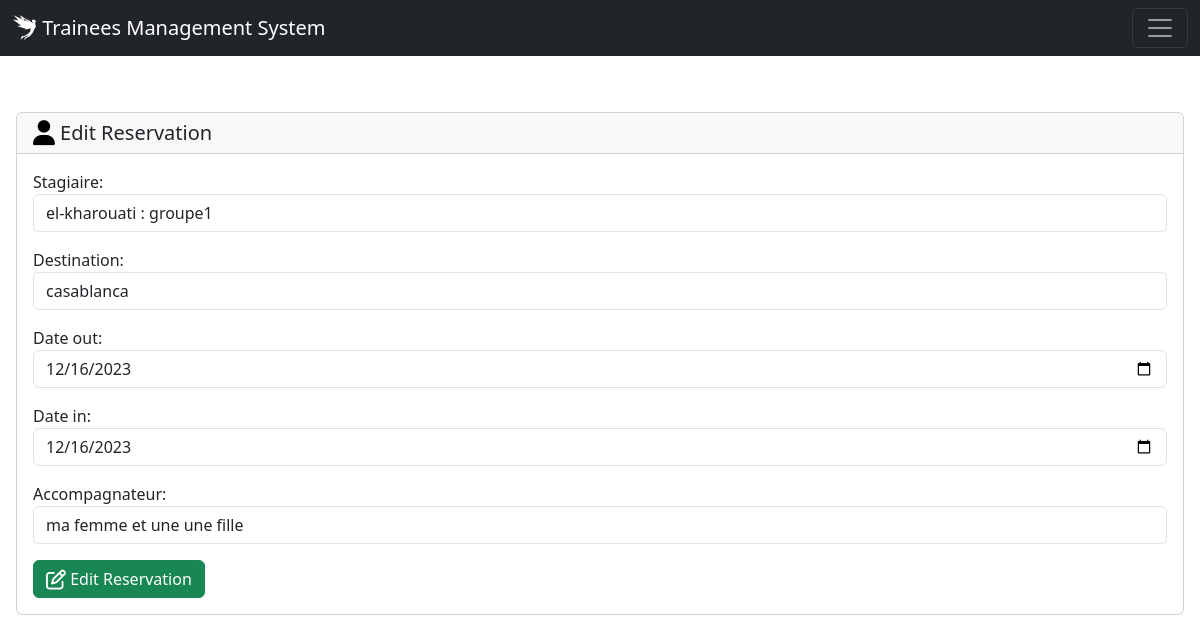
Page /edit_reservation/12 (signed in) on the committed database.
### Store/models.py (models this page shows, shortened)
class Reservation(models.Model):
    stagiaire = models.ForeignKey(Stagiaire, on_delete=models.CASCADE)
    destination = models.CharField(max_length=150,null=False)
    duration = models.CharField(max_length=150,null=True, editable=False)
    date_out = models.DateField()
    date_in = models.DateField()
    accompagnateur = models.TextField(max_length=250,null=False)
    created_at = models.DateTimeField(auto_now=True)
    updated_at = models.DateTimeField(auto_now_add=True)

### Store/views.py (the view, shortened to what this page needs)
# urls.py: path('edit_reservation/<int:pk>', views.edit_reservation, name="edit_reservation"),
def edit_reservation(request, pk):
    if request.user.is_authenticated:
        if request.user.is_superuser:
            reservation = get_object_or_404(Reservation, id=pk)
            if request.method == 'POST':
                    form = AdminReservationForm(request.POST, instance=reservation)
                    if form.is_valid():
                        form.save()
                        messages.success(request, 'Reservation has been Updated successfully.')
                        return redirect('reservations')
                    else:
                        messages.error(request, 'Invalid Form.')
            else:
                form = AdminReservationForm(instance=reservation)
            return render(request, 'reservation/update.html', {'form': form})
    else:
        messages.error(request, 'Login First to View the Contents')
        return redirect('logout')

### Store/forms.py
class AdminReservationForm(forms.ModelForm):
    accompagnateur = forms.CharField(widget=forms.TextInput(attrs={'class': 'form-control', 'placeholder': 'Accompgnements'}))
    destination = forms.CharField(widget=forms.TextInput(attrs={'class': 'form-control', 'placeholder': 'Destination'}))
    date_out = forms.DateField(
        widget=forms.DateInput(attrs={'class': 'form-control', 'type': 'date', 'placeholder': 'Date de Sortie'}),
        input_formats=['%Y-%m-%d']
    )
    date_in = forms.DateField(
        widget=forms.DateInput(attrs={'class': 'form-control', 'type': 'date', 'placeholder': 'Date de Retour'}),
        input_formats=['%Y-%m-%d']
    )
    class Meta:
        model = Reservation
        fields = '__all__'
    def __init__(self, *args, **kwargs):
        super().__init__(*args, **kwargs)
        stagiaire = Stagiaire.objects.all().order_by('groupe')
        self.fields['stagiaire'].queryset = stagiaire
        self.fields['stagiaire'].widget.attrs.update({'class': 'form-control', 'placeholder': 'Select a Stagiaire'})

### Store/models.py (called while the page is built)
    def __str__(self):
        return f"{self.nom} : {self.groupe.name}"

### Store/templates/reservation/update.html (shortened to what this page needs)
{% extends 'base.html' %}
{% block content %}
<div class="card p-10">
  <h5 class="card-header"><i class="fa-solid fa-user fa-lg" style="color: black;"></i>
 Edit Reservation</h5>
  <div class="card-body">
        <form method="POST" action="">
        {{ form.as_p }}
        <button type="submit" class="btn btn-success"><i class="fa-regular fa-pen-to-square fa-lg"></i> Edit Reservation</button>
        </form>
  </div>
</div>
{% endblock content %}

### rows in the picture
Reservation: stagiaire "el-kharouati : groupe1", destination "casablanca", date_out "12/16/2023", date_in "12/16/2023", accompagnateur "ma femme et une une fille"
